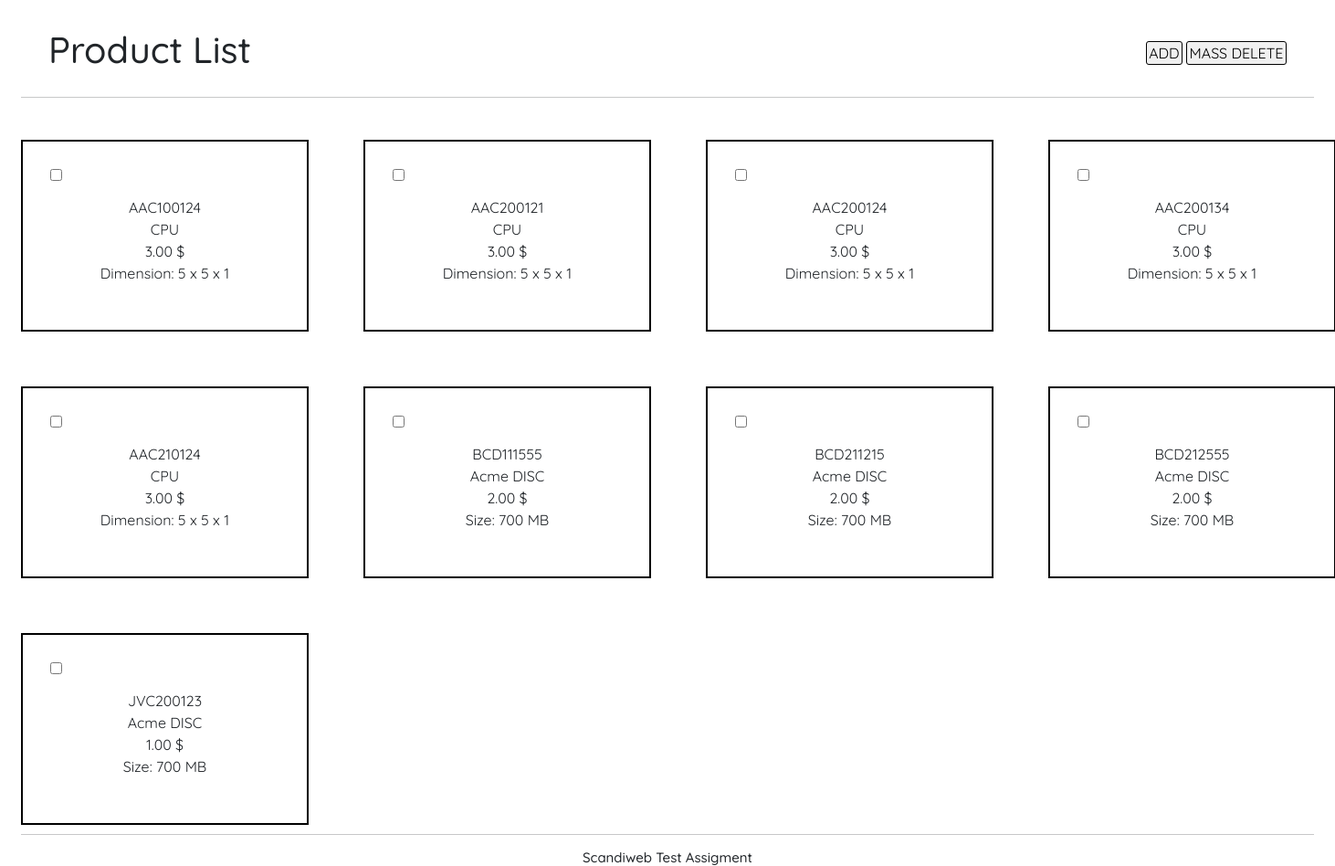
The page / on the database its author committed.
### tables this page shows
CREATE TABLE `products` (
  `SKU` varchar(20) NOT NULL,
  `NAME` varchar(30) DEFAULT NULL,
  `PRICE` varchar(10) DEFAULT NULL,
  `INFO` varchar(30) DEFAULT NULL
);

### index.php (the view, shortened to what this page needs)
<!DOCTYPE html>
<html lang="en">
<head>
    <link href="https://cdn.jsdelivr.net/npm/bootstrap@5.2.1/dist/css/bootstrap.min.css" rel="stylesheet">
    <link rel="stylesheet" href="css/products_style.css">
</head>
<body>
    <div class="container">
    <form action='delete.php' method='POST'>
        <nav class="nav">
        <h1 class="nav-title">Product List</h1>
            <div class="nav-buttons">
                <a href="add_product.html" class="nav-add-btn" name="ADD" value="ADD">ADD</a>
                <input type="submit" id="delete-product-btn" name="delete" value="MASS DELETE" class="nav-delete-btn">
            </div>
        <hr class="nav-hr">
        </nav>
        <main class="main">
        <div class="main-wrapper">
        <?php
    $connect = new mysqli("localhost","...","...","...");
    $sql = ("SELECT SKU, NAME, PRICE, INFO FROM products ORDER BY SKU;");
    $result=$connect->query($sql);
    if($result->num_rows>0){
      while($row=$result->fetch_assoc()){
        echo "<div class='main-item'>";
        echo "<input type='checkbox' name='checkbox[]' value='".$row['SKU']."' class='delete-checkbox'>";
        echo "<div class='item-sku'>".$row['SKU']."</div>";
        echo "<div class='item-name'>".$row['NAME']."</div>";
        echo "<div class='item-price'>".$row['PRICE']."</div>";
        echo "<div class='item-info'>".$row['INFO']."</div>";
        echo "</div>";
      }
    }
     ?>
        </div>
        </form>
    <footer class="footer">
    <hr class="footer-hr">
        <h3 class="footer-text">Scandiweb Test Assigment</h3>
    </footer>
        </div>
</body>
</html>

### css/products_style.css (style rules this page uses)
* { font-family:'Quicksand', sans-serif;padding:0;margin:0 }
.container { position:relative;max-width:1440px;margin:0 auto }
.nav { position:relative;padding-top:30px }
.nav-title { margin-left:30px }
.nav-hr { width:100%;margin-top:20px }
.nav-buttons { position:absolute;right:0;top:45px;margin-right:30px }
.nav-add-btn { width:20px;background-color:#f0f0f0;text-decoration: none;color: black;height:20px;padding: 2px 2px 2px 2px;border:1px solid black;border-radius:3px }
.nav-delete-btn { background-color:#f0f0f0;border:1px solid black;width:110px;height:26px;border-radius:3px }
.main { position:relative }
.main-wrapper { margin-top:30px;width:1440px;display:grid;grid-template-columns:repeat(4, 1fr);grid-template-rows:repeat(3, minmax(210px, auto));grid-auto-rows:210px;gap:60px }
.main-item { position:relative;padding-top:60px;display:block;border:2px solid black;text-align:center }
.main .delete-checkbox { position:absolute;top:30px;left:30px }
.footer hr { margin-top:10px }
.footer h3 { margin-bottom:0px;font-size:15px;text-align:center }

### rows shown on the page
products: SKU "AAC100124", NAME "CPU", PRICE "3.00 $", INFO "Dimension: 5 x 5 x 1"
products: SKU "AAC200121", NAME "CPU", PRICE "3.00 $", INFO "Dimension: 5 x 5 x 1"
products: SKU "AAC200124", NAME "CPU", PRICE "3.00 $", INFO "Dimension: 5 x 5 x 1"
products: SKU "AAC200134", NAME "CPU", PRICE "3.00 $", INFO "Dimension: 5 x 5 x 1"
products: SKU "AAC210124", NAME "CPU", PRICE "3.00 $", INFO "Dimension: 5 x 5 x 1"
products: SKU "BCD111555", NAME "Acme DISC", PRICE "2.00 $", INFO "Size: 700 MB"
products: SKU "BCD211215", NAME "Acme DISC", PRICE "2.00 $", INFO "Size: 700 MB"
products: SKU "BCD212555", NAME "Acme DISC", PRICE "2.00 $", INFO "Size: 700 MB"
products: SKU "JVC200123", NAME "Acme DISC", PRICE "1.00 $", INFO "Size: 700 MB"
